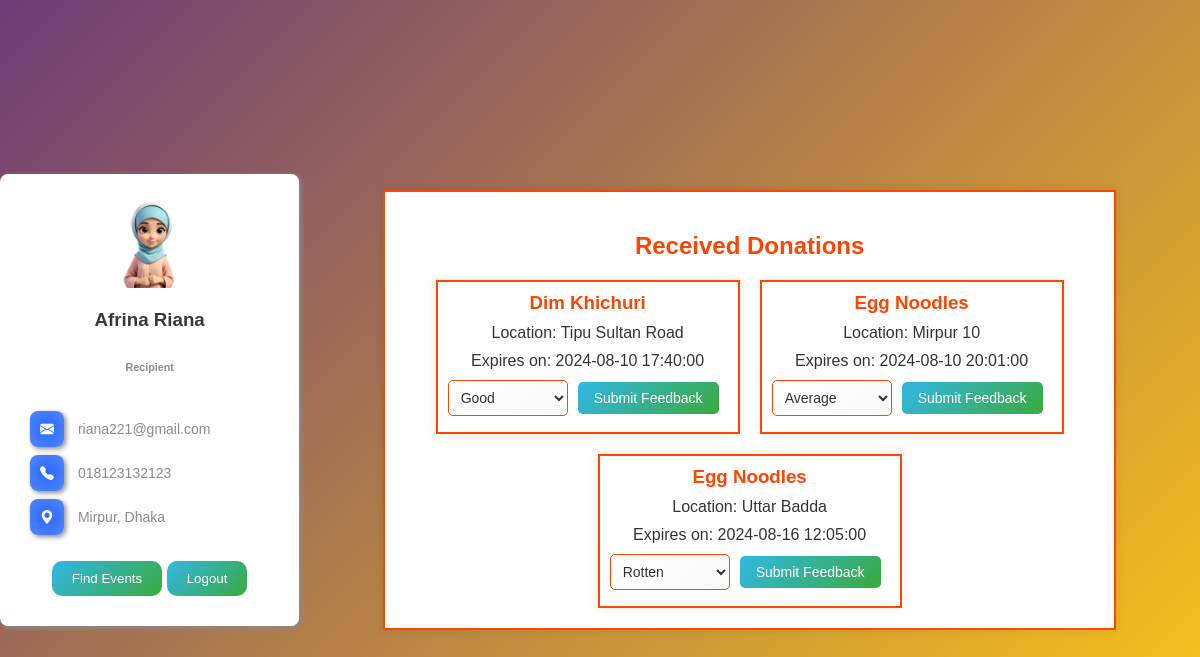
The page /recipient/recipient.php (signed in) on the database its author committed.
### tables this page shows
CREATE TABLE `recipient` (
  `recipient_id` int(11) NOT NULL,
  `name` varchar(64) DEFAULT NULL,
  `email` varchar(64) DEFAULT NULL,
  `passwd` varchar(64) DEFAULT NULL,
  `phone` varchar(64) DEFAULT NULL,
  `gender` varchar(64) DEFAULT NULL,
  `address` varchar(64) DEFAULT NULL,
  `postal_code` int(11) DEFAULT NULL
);

CREATE TABLE `donation_taken` (
  `donation_id` int(11) NOT NULL,
  `recipient_email` varchar(64) DEFAULT NULL,
  `feedback` varchar(64) DEFAULT NULL
);

CREATE TABLE `donation` (
  `donation_id` int(11) NOT NULL,
  `food_name` varchar(64) NOT NULL,
  `quantity` int(11) NOT NULL,
  `location` varchar(64) NOT NULL,
  `postal_code` varchar(64) NOT NULL,
  `expire_date_time` datetime NOT NULL,
  `donor_email` varchar(64) NOT NULL,
  `quantity_available` int(11) DEFAULT NULL
);

### recipient/recipient.php (the view, shortened to what this page needs)
<?php
$connect = mysqli_connect(HOST, USER, PASS, DB) or die("Can not connect");
$email = $_SESSION['email'];
$query_ = "SELECT name, phone, address, gender FROM recipient WHERE email = '$email'";
$result_ = mysqli_query($connect, $query_);
$row = mysqli_fetch_array($result_);
$name = $row['name'];
$phone = $row['phone'];
$address = $row['address'];
$gender = $row['gender'];
$donations_query = "SELECT d.food_name, d.quantity, d.location, d.expire_date_time, d.donation_id, dt.feedback
                    FROM donation_taken dt
                    JOIN donation d ON dt.donation_id = d.donation_id
                    WHERE dt.recipient_email = '$email'";
$donations_result = mysqli_query($connect, $donations_query);
$donations = [];
while ($donation_row = mysqli_fetch_assoc($donations_result)) {
    $donations[] = $donation_row;
}
?>
<!DOCTYPE html>
<html lang="en">
<head>
    <link rel="stylesheet" href="newstyle.css">
    <link rel="stylesheet" href="https://cdn.jsdelivr.net/npm/bootstrap-icons@1.11.3/font/bootstrap-icons.min.css">
    <link rel="stylesheet" href="food_list.css">
</head>
<body>
    <div class="profile-container">
        <?php
            if ($gender == "Female") {
                $photo_name = "../assets/images/girl.jpg";
            } else {
                $photo_name = "profile.svg";
            }
        ?>
        <div class="img" style="background-image: url('<?php echo $photo_name; ?>');"></div>
        <h3> <?php echo htmlspecialchars($name); ?> </h3>
        <h6>Recipient</h6>
        <div class="contact-info">
            <br>
            <p><i class="bi bi-envelope-fill"></i> <?php echo $email; ?> </p>
            <br>
            <p><i class="bi bi-telephone-fill"></i> <?php echo $phone; ?> </p>
            <br>
            <p><i class="bi bi-geo-alt-fill"></i> <?php echo $address; ?> </p>
        </div>
        <div class="previous-donations">
            <h4>
                <a href="../events.php"> <button>Find Events</button></a>
                <a href="../logout.php"><button>Logout</button></a>
            </h4>
        </div>
    </div>
    <div class="container">
        <div class="donated-foods">
            <h2>Received Donations</h2>
            <div class="food-list">
                <?php if (empty($donations)): ?>
                    <p>No donations received.</p>
                <?php else: ?>
                    <?php foreach ($donations as $donation): ?>
                        <div class="food-item">
                            <h3><?php echo $donation['food_name']; ?></h3>
                            <p>Location: <?php echo $donation['location']; ?></p>
                            <p>Expires on: <?php echo $donation['expire_date_time']; ?></p>
                            <form method="POST" class="food-item-form">
                                <select name="feedback">
                                    <?php
                                    $feedback = $donation['feedback'] ?? 'Select';
                                    ?>
                                    <option value="Good" <?php if ($feedback == 'Good') echo 'selected'; ?>>Good</option>
                                    <option value="Average" <?php if ($feedback == 'Average') echo 'selected'; ?>>Average</option>
                                    <option value="Rotten" <?php if ($feedback == 'Rotten') echo 'selected'; ?>>Rotten</option>
                                </select>
                                <button type="submit">Submit Feedback</button>
                            </form>
                        </div>
                    <?php endforeach; ?>
                <?php endif; ?>
            </div>
        </div>
    </div>
</body>
</html>

### recipient/newstyle.css (style rules this page uses)
:root { --white: #FFFFFF; --grey: #E8E8E8; --primarytext: #3A3A3A; --secondarytext: #8C8B8B; --blue: #2869FE; --blue2: #5186FF; }
body { min-height: 100vh; background-color: var(--grey); display: flex; justify-content: center; align-items: center; background: linear-gradient(135deg, #71b7e6, #aa3a3a); }
.profile-container { background-color: var(--white); display: flex; justify-content: center; align-items: center; flex-direction: column; padding: 20px; height: auto; width: 300px; border-radius: 8px; box-shadow: 2px 2px 5px var(--secondarytext); }
.img { width: 88px; height: 100px; background-size: contain; background-repeat: no-repeat; background-position: center center; margin-bottom: 10px; }
.bi { background-image: radial-gradient(var(--blue), var(--blue2)); padding: 10px; color: var(--white); border-radius: 8px; box-shadow: 2px 2px 5px var(--secondarytext); margin: 10px; margin-bottom: 200px; row-gap: 200px; }
h3, h6 { font-family: Arial, Helvetica, sans-serif; }
h6 { color: var(--secondarytext); }
h3 { color: var(--primarytext); margin: 5px 0; }
.contact-info { text-align: left; width: 100%; margin-bottom: 10px; }
.contact-info p { margin: 5px 0; font-size: 14px; color: var(--secondarytext); margin-bottom: 5px; row-gap: 10px; }
.previous-donations { width: 100%; text-align: center; }
.previous-donations h4 { margin-bottom: 10px; font-family: Arial, Helvetica, sans-serif; color: var(--primarytext); }

### recipient/food_list.css (style rules this page uses)
body { font-family: Arial, sans-serif; margin: 0; padding: 0; background: linear-gradient(135deg, #6e3c77, #ffc400ea); }
.container { display: flex; justify-content: center; flex-wrap: wrap; padding: 20px; }
.donated-foods { background-color: #fff; border: 2px solid #ff4500; width: 80%; max-width: 1200px; padding: 20px; margin-top: 20px; box-shadow: 0 0 10px rgba(0, 0, 0, 0.1); }
.donated-foods h2 { color: #ff4500; text-align: center; }
.food-list { display: flex; flex-wrap: wrap; gap: 20px; justify-content: center; }
.food-item { background-color: #fff; border: 2px solid #ff4500; height: 150px; width: 300px; text-align: center; box-shadow: 0 0 10px rgba(0, 0, 0, 0.1); }
.food-item h3 { color: #ff4500; margin: 10px 0; }
.food-item p { color: #333; margin: 10px 0; }
button { background: linear-gradient(135deg, #30b7e6, #3aaa3c); border-radius: 10px; color: white; border: none; padding: 10px 20px; cursor: pointer; }
.food-item form { display: flex; align-items: center; gap: 10px; margin-top: 10px; margin-left: 10px; }
select[name="feedback"] { border: 1px solid #ff4500; border-radius: 5px; background: linear-gradient(135deg, #fff, #f9f9f9); padding: 8px; color: #333; font-size: 14px; cursor: pointer; width: 120px; outline: none; transition: background 0.3s ease; }
button[type="submit"] { background: linear-gradient(135deg, #30b7e6, #3aaa3c); border: none; color: white; border-radius: 5px; padding: 8px 16px; cursor: pointer; font-size: 14px; transition: background 0.3s ease; }

### rows shown on the page
recipient: name "Afrina Riana", phone "018123132123", address "Mirpur, Dhaka"
donation_taken: donation.food_name "Dim Khichuri", donation.location "Tipu Sultan Road", donation.expire_date_time "2024-08-10 17:40:00", feedback "Good"
donation_taken: donation.food_name "Egg Noodles", donation.location "Mirpur 10", donation.expire_date_time "2024-08-10 20:01:00", feedback "Average"
donation_taken: donation.food_name "Egg Noodles", donation.location "Uttar Badda", donation.expire_date_time "2024-08-16 12:05:00", feedback "Rotten"

### other values the page prints
$email "riana221@gmail.com"
